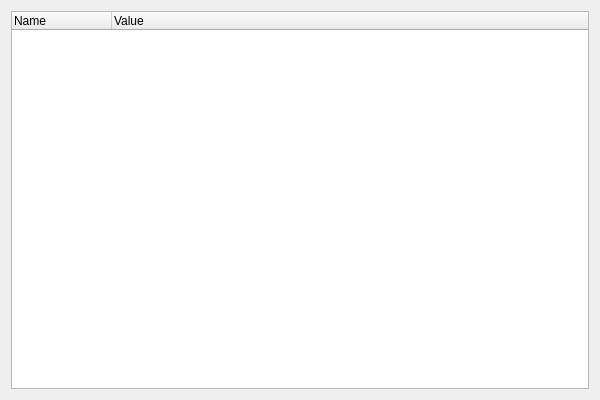
<?xml version="1.0" encoding="UTF-8"?>
<ui version="4.0">
 <class>XmlSettingClass</class>
 <widget class="QWidget" name="XmlSettingClass">
  <property name="geometry">
   <rect>
    <x>0</x>
    <y>0</y>
    <width>600</width>
    <height>400</height>
   </rect>
  </property>
  <property name="windowTitle">
   <string>XmlSetting</string>
  </property>
  <layout class="QHBoxLayout" name="horizontalLayout">
   <item>
    <widget class="QTreeWidget" name="m_tree">
     <column>
      <property name="text">
       <string>Name</string>
      </property>
     </column>
     <column>
      <property name="text">
       <string>Value</string>
      </property>
     </column>
    </widget>
   </item>
  </layout>
 </widget>
 <layoutdefault spacing="6" margin="11"/>
 <resources>
  <include location="xmlsetting.qrc"/>
 </resources>
 <connections/>
</ui>
